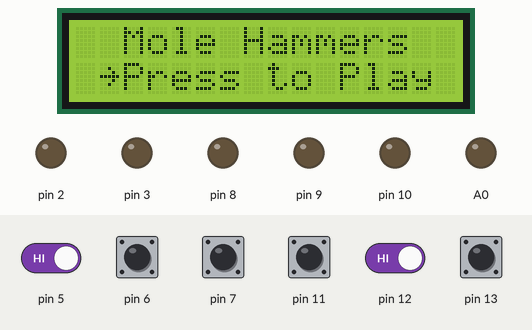
The sketch below on a simulated Arduino Uno, built with avr-gcc and run on an emulated ATmega328P. Parts: 16×2 character LCD, output pins drawn as LEDs (lit = HIGH). Dashed ring = blinking. The inputs (shaded band) are chosen by the test bench; at power-on: pin 5–7, pin 11–13 HIGH. Random numbers use the default seed unless the sketch sets one.

Above: at 1.2 s.
1.3 s: pin 6 pulled LOW for 0.15 s
At 1.59 s:
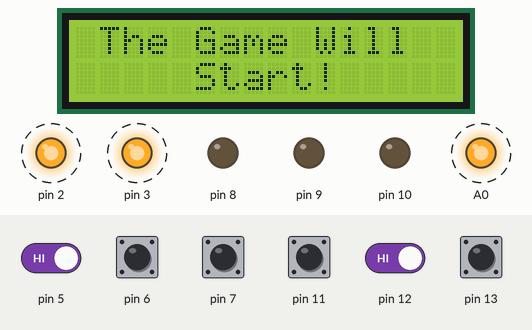
5.0 s: pin 5 driven LOW and pin 12 driven LOW
At 7.8 s:
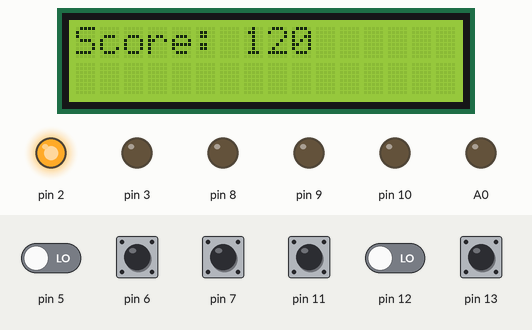
8.0 s: pin 7 pulled LOW for 0.15 s
At 8.8 s:
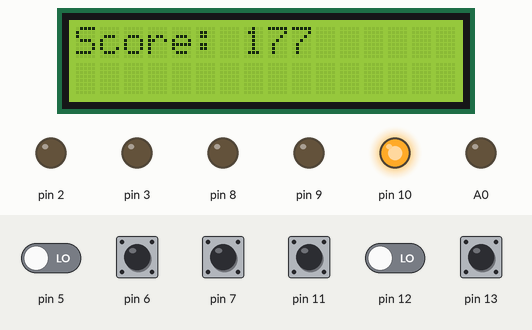
9.6 s: pin 13 pulled LOW for 0.15 s
At 10.0 s:
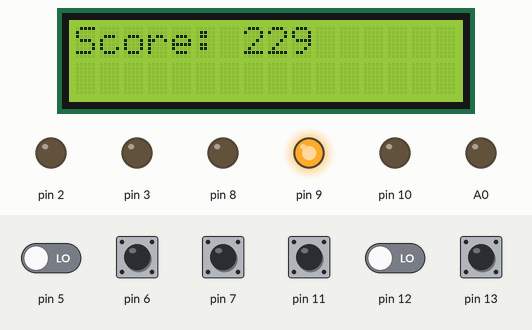
11.2 s: pin 6 pulled LOW for 1 s
At 12.3 s:
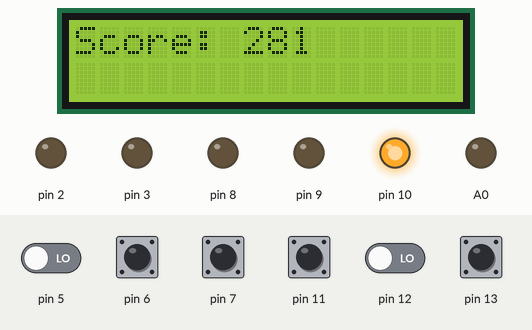
13.7 s: pin 13 pulled LOW for 1 s
At 14.4 s:
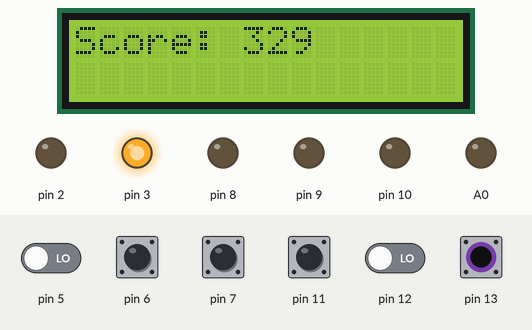
Timing chart, 0 to 16.7 s (numbered marks = the images above; inputs shaded):
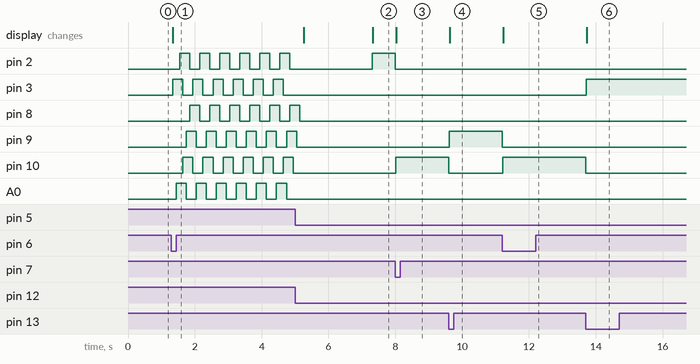

Measured:
- after the input at 1.3 s, pin 2: alternates HIGH for 0.30 s and LOW for 0.30 s, starting after 0.24 s; pin 3: alternates HIGH for 0.30 s and LOW for 0.30 s, starting at once
- after the input at 5.0 s, pin 2: LOW → HIGH after 2.3 s
- after the input at 8.0 s, pin 2: HIGH → LOW at once; pin 10: LOW → HIGH at once; the display: changes at once (image 3)
- after the input at 9.6 s, pin 9: LOW → HIGH at once; pin 10: HIGH → LOW at once; the display: changes at once (image 4)
- after the input at 11.2 s, pin 9: HIGH → LOW at once; pin 10: LOW → HIGH at once; the display: changes at once (image 5)
- after the input at 13.7 s, pin 3: LOW → HIGH at once; pin 10: HIGH → LOW at once; the display: changes at once (image 6)

The sketch:

Jogo.ino
```cpp
#include <EEPROM.h>
#include <Wire.h>
#include <LiquidCrystal_I2C.h>
#include <CapacitiveSensor.h>


LiquidCrystal_I2C lcd(0x3F, 2, 1, 0, 4, 5, 6, 7, 3, POSITIVE);
CapacitiveSensor cs_4_5 = CapacitiveSensor(4, 5);
CapacitiveSensor cs_4_6 = CapacitiveSensor(4, 6);
CapacitiveSensor cs_4_7 = CapacitiveSensor(4, 7);
CapacitiveSensor cs_4_11 = CapacitiveSensor(4, 11);
CapacitiveSensor cs_4_12 = CapacitiveSensor(4, 12);
CapacitiveSensor cs_4_13 = CapacitiveSensor(4, 13);

int pontuacao = 0, endereco1 = 0, endereco2 = 1;
long TempoJogo = 60000, TempoAtual;

void setup()
{
  lcd.begin(16, 2);
  cs_4_7.set_CS_AutocaL_Millis(0xFFFFFFFF);
  Serial.begin(9600);
  pinMode(A0, OUTPUT);
  pinMode(2, OUTPUT);
  pinMode(3, OUTPUT);
  pinMode(8, OUTPUT);
  pinMode(9, OUTPUT);
  pinMode(10, OUTPUT);
}

void intro(void) {
  int msg = 0;
  lcd.clear();
  while (1) {
    long sensor1 = cs_4_5.capacitiveSensor(50);
    long sensor2 = cs_4_6.capacitiveSensor(50);
    long sensor3 = cs_4_7.capacitiveSensor(50);
    long sensor4 = cs_4_11.capacitiveSensor(50);
    long sensor5 = cs_4_12.capacitiveSensor(50);
    long sensor6 = cs_4_13.capacitiveSensor(50);
    if (sensor1 > 100 || sensor2 > 100 || sensor3 > 100 || sensor4 > 100 || sensor5 > 100 || sensor6 > 100) {
      return;
    }
    if (msg < 25) {
      lcd.setCursor(2, 0);
      lcd.print("Mole Hammers");
      lcd.setCursor(1, 1);
      lcd.print("~Press to Play");
      msg++;
    }
    else if (msg < 50) {
      lcd.setCursor(2, 0);
      lcd.print("Mole Hammers");
      lcd.setCursor(1, 1);
      lcd.print("                ");
      msg++;
    } else {
      msg = 0;
    }
  }
}

void LED_FUN(void) {
  digitalWrite(3, HIGH);
  delay(100);
  digitalWrite(A0, HIGH);
  delay(100);
  digitalWrite(2, HIGH);
  delay(100);
  for (int i = 0; i < 5; i++) {
    digitalWrite(3, LOW);
    digitalWrite(10, HIGH);
    delay(100);
    digitalWrite(A0, LOW);
    digitalWrite(9, HIGH);
    delay(100);
    digitalWrite(2, LOW);
    digitalWrite(8, HIGH);
    delay(100);
    digitalWrite(10, LOW);
    digitalWrite(3, HIGH);
    delay(100);
    digitalWrite(9, LOW);
    digitalWrite(A0, HIGH);
    delay(100);
    digitalWrite(8, LOW);
    digitalWrite(2, HIGH);
    delay(100);
  }
  digitalWrite(3, LOW);
  digitalWrite(10, HIGH);
  delay(100);
  digitalWrite(A0, LOW);
  digitalWrite(9, HIGH);
  delay(100);
  digitalWrite(2, LOW);
  digitalWrite(8, HIGH);
  delay(100);
  digitalWrite(10, LOW);
  delay(100);
  digitalWrite(9, LOW);
  delay(100);
  digitalWrite(8, LOW);
  delay(100);
  return;
}

void game(void) {
  long randomNumber1, led1, led2, led3, timerpoint;
  int a;
  TempoAtual = millis();
  unsigned long tempo = millis();
  while ((TempoAtual - tempo) < TempoJogo) {
    TempoAtual = millis();
    a = 0;
    lcd.clear();
    lcd.print("Score: ");
    lcd.print(pontuacao);
    lcd.setCursor(0, 1);
    randomNumber1 = random(1, 1);
    if (randomNumber1 == 1) {
      led1 = random(1, 7);
      if (led1 == 1) {
        digitalWrite(3, HIGH);
        while (a == 0) {
          long sensor4 = cs_4_11.capacitiveSensor(50);
          if (sensor4 > 100) {
            timerpoint = millis();
            pontuacao += (60 - ((timerpoint - TempoAtual) / 200));
            a = 1;
            digitalWrite(3, LOW);
          }
        }
      }
      if (led1 == 2) {
        digitalWrite(A0, HIGH);
        while (a == 0) {
          long sensor5 = cs_4_12.capacitiveSensor(50);
          if (sensor5 > 100) {
            timerpoint = millis();
            pontuacao += (60 - ((timerpoint - TempoAtual) / 200));
            a = 1;
            digitalWrite(A0, LOW);
          }
        }
      }
      if (led1 == 3) {
        digitalWrite(10, HIGH);
        while (a == 0) {
          long sensor6 = cs_4_13.capacitiveSensor(50);
          if (sensor6 > 100) {
            timerpoint = millis();
            pontuacao += (60 - ((timerpoint - TempoAtual) / 200));
            a = 1;
            digitalWrite(10, LOW);
          }
        }
      }
      if (led1 == 4) {
        digitalWrite(8, HIGH);
        while (a == 0) {
          long sensor1 = cs_4_5.capacitiveSensor(50);
          if (sensor1 > 100) {
            timerpoint = millis();
            pontuacao += (60 - ((timerpoint - TempoAtual) / 200));
            a = 1;
            digitalWrite(8, LOW);
          }
        }
      }
      if (led1 == 5) {
        digitalWrite(9, HIGH);
        while (a == 0) {
          long sensor2 = cs_4_6.capacitiveSensor(50);
          if (sensor2 > 100) {
            timerpoint = millis();
            pontuacao += (60 - ((timerpoint - TempoAtual) / 200));
            a = 1;
            digitalWrite(9, LOW);
          }
        }
      }
      if (led1 == 6) {
        digitalWrite(2, HIGH);
        while (a == 0) {
          long sensor3 = cs_4_7.capacitiveSensor(50);
          if (sensor3 > 100) {
            timerpoint = millis();
            pontuacao += (60 - ((timerpoint - TempoAtual) / 200));
            a = 1;
            digitalWrite(2, LOW);
          }
        }
      }
    } else if (randomNumber1 == 2) {
      led1 = random(1, 6);
      led2 = random(1, 6);
    } else {
      led1 = random(1, 6);
      led2 = random(1, 6);
      led3 = random(1, 6);
    }
  }
  return;
}

void loop()
{
  pontuacao = 0;
  lcd.setBacklight(HIGH);
  intro();
  lcd.clear();
  lcd.print(" The Game Will");
  lcd.setCursor(5, 2);
  lcd.print("Start!");
  LED_FUN();
  lcd.clear();
  lcd.print("    START!!!");
  delay(2000);
  lcd.clear();
  game();
  lcd.clear();
  lcd.print("   Final Score");
  lcd.setCursor(5, 1);
  lcd.print(pontuacao);
  LED_FUN();
  lcd.clear();
  lcd.print(" Current Record" );
  lcd.setCursor(5,1);
  int parte1 = EEPROM.read(0);
  int parte2 = EEPROM.read(1);
  int numero_original = (parte1 * 256) + parte2;
  lcd.print(numero_original);
  delay(5000);
  if(numero_original < pontuacao){
    lcd.clear();
    lcd.print("Congratulations!");
    lcd.setCursor(0,1);
    lcd.print("A New Record!!!");
    EEPROM.write(0, pontuacao/256);
    EEPROM.write(1, pontuacao%256);
  }else{
    lcd.clear();
    lcd.print("   Better Luck");
    lcd.setCursor(4,1);
    lcd.print("Next Time");
  }
  delay(10000);
}
```
